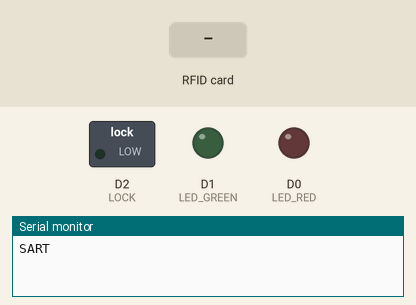
The sketch below on a simulated ESP8266 (Wemos D1 mini). On the bench: switched loads named in the sketch (green lamp = pin HIGH), output pins drawn as LEDs (lit = HIGH), the last lines printed to the serial monitor. The inputs (shaded band) are chosen by the test bench. WiFi joins after 1.5 s; servers stay silent unless stated.

Above: at 3.2 s.
3.3 s: RFID card 28 11 52 02 33 held to the reader
At 3.39 s:
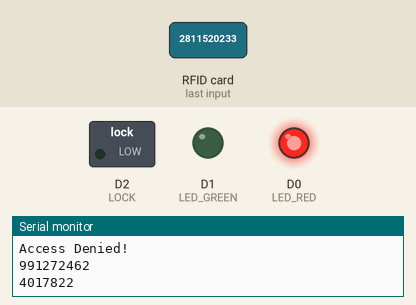
Timing chart, 0 to 6.3 s (numbered marks = the images above; inputs shaded):
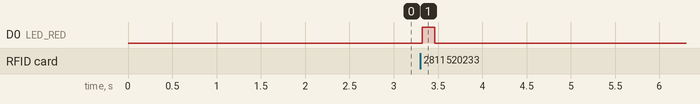

Measured:
- after the input at 3.3 s, D0 (LED_RED): LOW → HIGH at once, → LOW 0.14 s later

The sketch:

PCCCHON_Project_IotDoorLock-V2.ino
```cpp
#include <SPI.h>
#include <MFRC522.h>

// Fill-in information from your Blynk Template here
#define BLYNK_TEMPLATE_ID "TMPL665riMbS"
#define BLYNK_DEVICE_NAME "IoT Door Lock"
#define LED_RED D0
#define LED_GREEN D1
#define LOCK D2

#define VPIN1 V0
#define VPIN2 V1

#define BLYNK_FIRMWARE_VERSION "0.1.0"

#define BLYNK_PRINT Serial
//#define BLYNK_DEBUG

#define APP_DEBUG

// Uncomment your board, or configure a custom board in Settings.h
//#define USE_SPARKFUN_BLYNK_BOARD
#define USE_NODE_MCU_BOARD
//#define USE_WITTY_CLOUD_BOARD
//#define USE_WEMOS_D1_MINI

#include "BlynkEdgent.h"

int doorState = 0;
int cardState = 0;
BLYNK_CONNECTED()
{
	Blynk.syncVirtual(VPIN1);
	Blynk.syncVirtual(VPIN2);
}
BLYNK_WRITE(VPIN1)
{
	doorState = param.asInt();
	if (doorState != 1)
	{
		digitalWrite(LOCK, LOW);
		digitalWrite(LED_GREEN, LOW);
	}
}
BLYNK_WRITE(VPIN2)
{
	cardState = param.asInt();
}

constexpr uint8_t RST_PIN = D3; // Configurable, see typical pin layout above
constexpr uint8_t SS_PIN = D4;	// Configurable, see typical pin layout above
MFRC522 rfid(SS_PIN, RST_PIN);	// Instance of the class
MFRC522::MIFARE_Key key;

String tag = "991272462";
String tag2 = "2811520233";

void setup()
{
	pinMode(LOCK, OUTPUT);
	pinMode(LED_RED, OUTPUT);
	pinMode(LED_GREEN, OUTPUT);
	Serial.begin(115200);
	// delay(100);
	// digitalWrite(LOCK, LOW);
	Serial.println("SART");

	ESP.wdtDisable();

	delay(200);

	SPI.begin();	 // Init SPI bus
	rfid.PCD_Init(); // Init MFRC522

	BlynkEdgent.begin();

	ESP.wdtEnable(WDTO_8S);
}

void loop()
{
	BlynkEdgent.run();
	// Serial.println(cardState);
	if (doorState == 1)
	{
		digitalWrite(LOCK, HIGH);
		digitalWrite(LED_GREEN, HIGH);
		return;
	}
	if (!rfid.PICC_IsNewCardPresent())
		return;

	if (rfid.PICC_ReadCardSerial() && cardState != 3)
	{
		String currentTag;
		for (byte i = 0; i < 4; i++)
		{
			currentTag += rfid.uid.uidByte[i];
			Serial.println(currentTag);
		}

		bool isFound = false;
		if (currentTag == tag || currentTag == tag2)
		{
			isFound = true;
		}

		if (isFound)
		{
			Serial.println("Access Granted!");
			digitalWrite(LOCK, HIGH);
			digitalWrite(LED_GREEN, HIGH);
			Blynk.logEvent("lock_notification", "Door unlocked");
			Blynk.virtualWrite(VPIN2, 1);
			Blynk.setProperty(VPIN2, "label", "CARD REGISTERED");
			Serial.println(currentTag);

			unsigned long previousMillis = millis();
			while (millis() - previousMillis < 100)
				;
			digitalWrite(LED_GREEN, LOW);
			while (millis() - previousMillis < 100)
				;
			digitalWrite(LED_GREEN, HIGH);
			while (millis() - previousMillis < 100)
				;
			digitalWrite(LED_GREEN, LOW);
			yield();
			while (millis() - previousMillis < 100)
				;
			digitalWrite(LED_GREEN, HIGH);
			while (millis() - previousMillis < 100)
				;
			yield();
			ESP.wdtDisable();
			while (millis() - previousMillis < 4500)
				;
			ESP.wdtEnable(WDTO_8S);
			ESP.wdtFeed();
			digitalWrite(LED_GREEN, LOW);
			// delay(4500);
			Serial.println("green low");
			digitalWrite(LOCK, LOW);
			Blynk.virtualWrite(VPIN2, 0);
			Blynk.setProperty(VPIN2, "label", "IDLE");
		}
		else
		{
			Serial.println("Access Denied!");
			Blynk.logEvent("wrong_rfid", "Wrong card detected");
			Blynk.virtualWrite(VPIN2, 2);
			Blynk.setProperty(VPIN2, "label", "UNKNOWN CARD");
			Serial.println(tag);
			Serial.println(currentTag);

			unsigned long previousMillis = millis();
			digitalWrite(LED_RED, HIGH);
			while (millis() - previousMillis < 100)
				;
			digitalWrite(LED_RED, LOW);
			while (millis() - previousMillis < 100)
				;
			yield();
			digitalWrite(LED_RED, HIGH);
			while (millis() - previousMillis < 100)
				;
			digitalWrite(LED_RED, LOW);
			while (millis() - previousMillis < 100)
				;
			yield();
			digitalWrite(LED_RED, HIGH);
			while (millis() - previousMillis < 100)
				;
			digitalWrite(LED_RED, LOW);
			while (millis() - previousMillis < 100)
				;
			yield();

			Blynk.virtualWrite(VPIN2, 0);
			Blynk.setProperty(VPIN2, "label", "IDLE");
		}

		currentTag = "";
		rfid.PICC_HaltA();
		rfid.PCD_StopCrypto1();
		ESP.wdtFeed();
	}
	// else if (rfid.PICC_ReadCardSerial() && (cardState == 3))
	// {
	//  // edit mode
	//    Serial.println(cardState);
	//  Blynk.setProperty(VPIN2, "label", "EDIT MODE");
	//    Serial.println("EDIT MODE");
	//
	//  String currentTag;
	//  for (byte i = 0; i < 4; i++)
	//  {
	//   currentTag += rfid.uid.uidByte[i];
	//   Serial.println(currentTag);
	//   }
	//    Serial.println(currentTag);
	//  tag = currentTag;
	//    digitalWrite(LED_RED, HIGH);
	//    digitalWrite(LED_GREEN, HIGH);
	//    delay(100);
	//    digitalWrite(LED_RED, LOW);
	//    digitalWrite(LED_GREEN, LOW);
	//    delay(100);
	//    Serial.println(tag);
	// }
}
```
